Frame 1 (no input): blank canvas, image omitted
Frame 60 (no input): blank canvas, image omitted
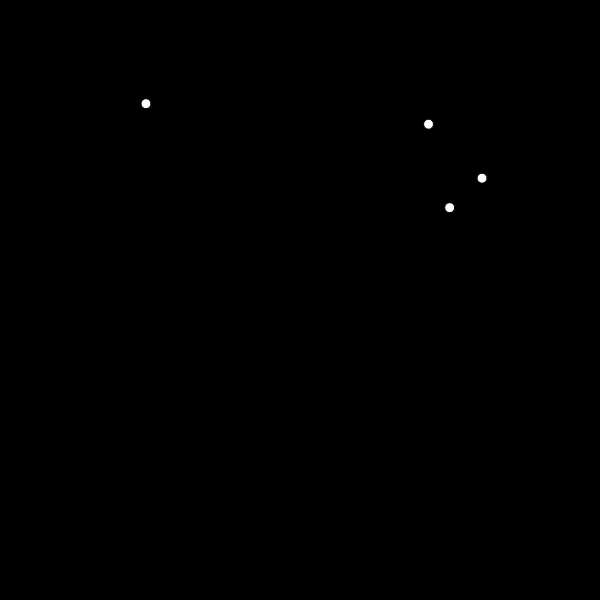
Frame 120 (the mouse pressed at the canvas centre since frame 60)

The p5.js sketch whose frames 1 and 60 were blank and that drew this single picture after the mouse press (run headless with seeded random() and noise() and a simulated clock; from frame 60 on, the mouse is pressed at the canvas centre):

// p5.js sketch
// ── sketch.js

function setup() {
  createCanvas(600,600);
  background(0);
}

function draw() {
  
}

function mousePressed(){
  
  background(0);
  fill(255);
  for(var i = 0; i < 4; i++){
    ellipse(random(width), random(height), 10,10);
  }
}
